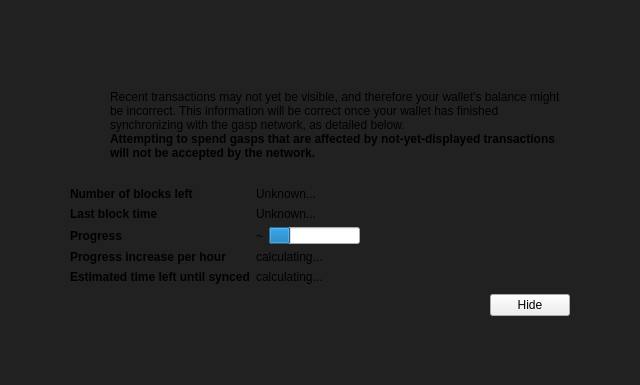
<?xml version="1.0" encoding="UTF-8"?>
<ui version="4.0">
 <class>ModalOverlay</class>
 <widget class="ModalOverlay" name="ModalOverlay">
  <property name="geometry">
   <rect>
    <x>0</x>
    <y>0</y>
    <width>640</width>
    <height>385</height>
   </rect>
  </property>
  <property name="windowTitle">
   <string>Form</string>
  </property>
  <layout class="QVBoxLayout" name="verticalLayout" stretch="0">
   <property name="sizeConstraint">
    <enum>QLayout::SetDefaultConstraint</enum>
   </property>
   <property name="leftMargin">
    <number>0</number>
   </property>
   <property name="topMargin">
    <number>0</number>
   </property>
   <property name="rightMargin">
    <number>0</number>
   </property>
   <property name="bottomMargin">
    <number>0</number>
   </property>
   <item>
    <widget class="QWidget" name="bgWidget" native="true">
     <property name="styleSheet">
      <string notr="true">#bgWidget { background: rgba(0,0,0,220); }</string>
     </property>
     <layout class="QVBoxLayout" name="verticalLayoutMain" stretch="1">
      <property name="leftMargin">
       <number>60</number>
      </property>
      <property name="topMargin">
       <number>60</number>
      </property>
      <property name="rightMargin">
       <number>60</number>
      </property>
      <property name="bottomMargin">
       <number>60</number>
      </property>
      <item>
       <widget class="QWidget" name="contentWidget" native="true">
        <layout class="QVBoxLayout" name="verticalLayoutSub" stretch="1,0,0,0">
         <property name="spacing">
          <number>0</number>
         </property>
         <property name="leftMargin">
          <number>10</number>
         </property>
         <property name="topMargin">
          <number>10</number>
         </property>
         <property name="rightMargin">
          <number>10</number>
         </property>
         <property name="bottomMargin">
          <number>10</number>
         </property>
         <item>
          <layout class="QHBoxLayout" name="horizontalLayoutIconText" stretch="0,1">
           <property name="topMargin">
            <number>20</number>
           </property>
           <item>
            <layout class="QVBoxLayout" name="verticalLayoutIcon">
             <property name="leftMargin">
              <number>0</number>
             </property>
             <item>
              <widget class="QPushButton" name="warningIcon">
               <property name="enabled">
                <bool>false</bool>
               </property>
               <property name="text">
                <string/>
               </property>
               <property name="icon">
                <iconset>
                 <normaloff>:/icons/warning</normaloff>
                 <disabledoff>:/icons/warning</disabledoff>:/icons/warning</iconset>
               </property>
               <property name="iconSize">
                <size>
                 <width>48</width>
                 <height>48</height>
                </size>
               </property>
               <property name="flat">
                <bool>true</bool>
               </property>
              </widget>
             </item>
             <item>
              <spacer name="verticalSpacerWarningIcon">
               <property name="orientation">
                <enum>Qt::Vertical</enum>
               </property>
               <property name="sizeHint" stdset="0">
                <size>
                 <width>20</width>
                 <height>40</height>
                </size>
               </property>
              </spacer>
             </item>
            </layout>
           </item>
           <item>
            <layout class="QVBoxLayout" name="verticalLayoutInfoText">
             <property name="leftMargin">
              <number>0</number>
             </property>
             <property name="topMargin">
              <number>0</number>
             </property>
             <item>
              <widget class="QLabel" name="infoText">
               <property name="text">
                <string>Recent transactions may not yet be visible, and therefore your wallet's balance might be incorrect. This information will be correct once your wallet has finished synchronizing with the gasp network, as detailed below.</string>
               </property>
               <property name="textFormat">
                <enum>Qt::RichText</enum>
               </property>
               <property name="wordWrap">
                <bool>true</bool>
               </property>
              </widget>
             </item>
             <item>
              <widget class="QLabel" name="infoTextStrong">
               <property name="font">
                <font>
                 <weight>75</weight>
                 <bold>true</bold>
                </font>
               </property>
               <property name="text">
                <string>Attempting to spend gasps that are affected by not-yet-displayed transactions will not be accepted by the network.</string>
               </property>
               <property name="textFormat">
                <enum>Qt::RichText</enum>
               </property>
               <property name="wordWrap">
                <bool>true</bool>
               </property>
              </widget>
             </item>
             <item>
              <spacer name="verticalSpacerInTextSpace">
               <property name="orientation">
                <enum>Qt::Vertical</enum>
               </property>
               <property name="sizeHint" stdset="0">
                <size>
                 <width>20</width>
                 <height>40</height>
                </size>
               </property>
              </spacer>
             </item>
            </layout>
           </item>
          </layout>
         </item>
         <item>
          <spacer name="verticalSpacerAfterText">
           <property name="orientation">
            <enum>Qt::Vertical</enum>
           </property>
           <property name="sizeHint" stdset="0">
            <size>
             <width>20</width>
             <height>40</height>
            </size>
           </property>
          </spacer>
         </item>
         <item>
          <layout class="QFormLayout" name="formLayout">
           <property name="fieldGrowthPolicy">
            <enum>QFormLayout::FieldsStayAtSizeHint</enum>
           </property>
           <property name="horizontalSpacing">
            <number>6</number>
           </property>
           <property name="verticalSpacing">
            <number>6</number>
           </property>
           <property name="topMargin">
            <number>10</number>
           </property>
           <item row="0" column="0">
            <widget class="QLabel" name="labelNumberOfBlocksLeft">
             <property name="font">
              <font>
               <weight>75</weight>
               <bold>true</bold>
              </font>
             </property>
             <property name="text">
              <string>Number of blocks left</string>
             </property>
            </widget>
           </item>
           <item row="0" column="1">
            <widget class="QLabel" name="numberOfBlocksLeft">
             <property name="text">
              <string>Unknown...</string>
             </property>
            </widget>
           </item>
           <item row="1" column="0">
            <widget class="QLabel" name="labelLastBlockTime">
             <property name="font">
              <font>
               <weight>75</weight>
               <bold>true</bold>
              </font>
             </property>
             <property name="text">
              <string>Last block time</string>
             </property>
            </widget>
           </item>
           <item row="1" column="1">
            <widget class="QLabel" name="newestBlockDate">
             <property name="sizePolicy">
              <sizepolicy hsizetype="Maximum" vsizetype="Preferred">
               <horstretch>0</horstretch>
               <verstretch>0</verstretch>
              </sizepolicy>
             </property>
             <property name="text">
              <string>Unknown...</string>
             </property>
            </widget>
           </item>
           <item row="2" column="0">
            <widget class="QLabel" name="labelSyncDone">
             <property name="font">
              <font>
               <weight>75</weight>
               <bold>true</bold>
              </font>
             </property>
             <property name="text">
              <string>Progress</string>
             </property>
            </widget>
           </item>
           <item row="2" column="1">
            <layout class="QHBoxLayout" name="horizontalLayoutSync" stretch="0,1">
             <item>
              <widget class="QLabel" name="percentageProgress">
               <property name="text">
                <string notr="true">~</string>
               </property>
              </widget>
             </item>
             <item>
              <widget class="QProgressBar" name="progressBar">
               <property name="value">
                <number>24</number>
               </property>
               <property name="format">
                <string/>
               </property>
              </widget>
             </item>
            </layout>
           </item>
           <item row="4" column="0">
            <widget class="QLabel" name="labelProgressIncrease">
             <property name="font">
              <font>
               <weight>75</weight>
               <bold>true</bold>
              </font>
             </property>
             <property name="text">
              <string>Progress increase per hour</string>
             </property>
            </widget>
           </item>
           <item row="4" column="1">
            <widget class="QLabel" name="progressIncreasePerH">
             <property name="text">
              <string>calculating...</string>
             </property>
            </widget>
           </item>
           <item row="5" column="0">
            <widget class="QLabel" name="labelEstimatedTimeLeft">
             <property name="font">
              <font>
               <weight>75</weight>
               <bold>true</bold>
              </font>
             </property>
             <property name="text">
              <string>Estimated time left until synced</string>
             </property>
            </widget>
           </item>
           <item row="5" column="1">
            <widget class="QLabel" name="expectedTimeLeft">
             <property name="text">
              <string>calculating...</string>
             </property>
            </widget>
           </item>
          </layout>
         </item>
         <item>
          <layout class="QHBoxLayout" name="horizontalLayoutButtons">
           <property name="leftMargin">
            <number>10</number>
           </property>
           <property name="topMargin">
            <number>10</number>
           </property>
           <item>
            <spacer name="horizontalSpacer">
             <property name="orientation">
              <enum>Qt::Horizontal</enum>
             </property>
             <property name="sizeHint" stdset="0">
              <size>
               <width>40</width>
               <height>20</height>
              </size>
             </property>
            </spacer>
           </item>
           <item>
            <widget class="QPushButton" name="closeButton">
             <property name="text">
              <string>Hide</string>
             </property>
            </widget>
           </item>
          </layout>
         </item>
        </layout>
       </widget>
      </item>
     </layout>
    </widget>
   </item>
  </layout>
 </widget>
 <customwidgets>
  <customwidget>
   <class>ModalOverlay</class>
   <extends>QWidget</extends>
   <header>modaloverlay.h</header>
   <container>1</container>
  </customwidget>
 </customwidgets>
 <resources/>
 <connections/>
</ui>
